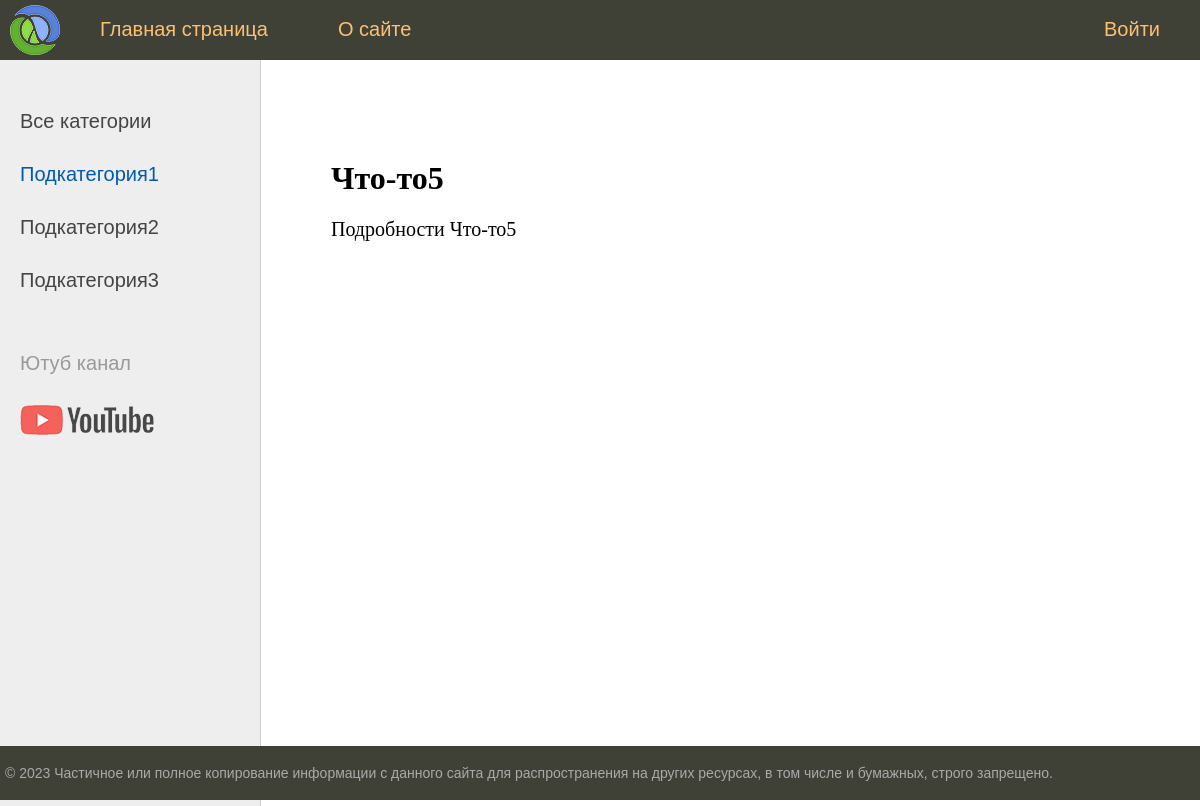
Before: /post/chto-to5/ with the older database file.
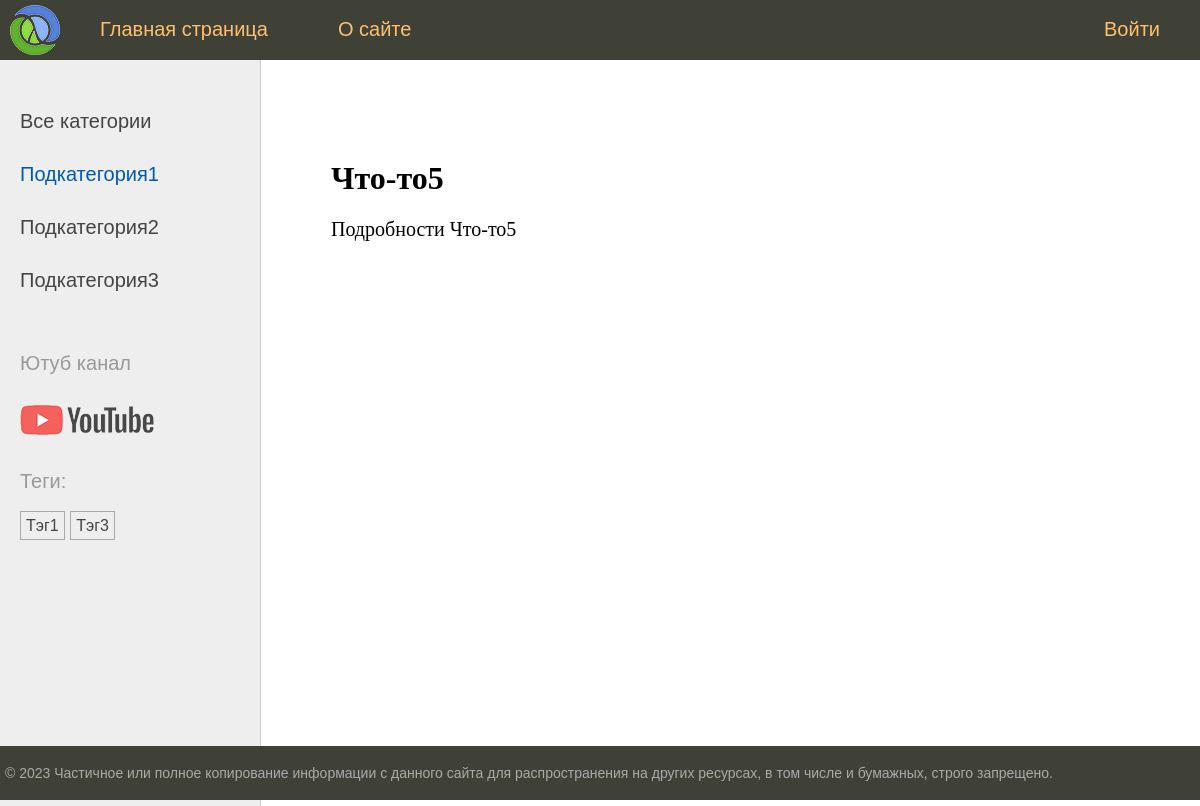
After: the same page with the newer database file.
### main_app/models.py (models this page shows, shortened)
class Category(models.Model):
    name = models.CharField(max_length=100, db_index=True)
    slug = models.SlugField(max_length=255, unique=True, db_index=True)
    def get_absolute_url(self):
        return reverse('category', kwargs={'cat_slug': self.slug})

class TagPost(models.Model):
    tag = models.CharField(max_length=100, db_index=True)
    slug = models.SlugField(max_length=255, unique=True, db_index=True)
    def get_absolute_url(self):
        return reverse('tag', kwargs={'tag_slug': self.slug})

### main_app/views.py (the view)
# urls.py: path('post/<slug:post_slug>/', views.show_post, name='post'),
def show_post(request, post_slug):
    posts = get_object_or_404(Posts, slug=post_slug)
    data = {
        'title': posts.title,
        'menu': menu,
        'post': posts,
        'cat_selected': 1,
    }
    return render(request, 'main_app/post.html', data)

### main_app/templatetags/main_app_tags.py (called while the page is built)
@register.inclusion_tag('main_app/list_categories.html')
def show_categories(cat_selected=0):
    cats = Category.objects.annotate(total=Count("post")).filter(total__gt=0)
    return {'cats': cats, 'cat_selected': cat_selected}

@register.inclusion_tag('main_app/list_tags.html')
def show_all_tags():
    return {'tags': TagPost.objects.annotate(total=Count("tags")).filter(total__gt=0)}

### main_app/templates/main_app/post.html (shortened to what this page needs)
{% extends 'base.html' %}
{% block content %}
<h1>{{post.title}}</h1>
{{post.content|linebreaks}}
{% endblock %}

### main_app/templates/main_app/list_categories.html
{% for cat in cats %}
{% if cat.id == cat_selected %}
<li class="selected">{{cat.name}}</li>
{% else %}
<li><a href="{{ cat.get_absolute_url }}">{{cat.name}}</a></li>
{% endif %}
{% endfor %}

### main_app/templates/main_app/list_tags.html
{% if tags %}
    <p>Теги:</p>
    <ul class="tags-list">
        {% for t in tags %}
        <li><a href="{{t.get_absolute_url}}">{{t.tag}}</a></li>
        {% endfor %}
    </ul>
{% endif %}

Changed rows visible on the page:
added TagPost: tag "Тэг1"
added TagPost: tag "Тэг3"
Other visible differences:
text now shown: "Теги:"
